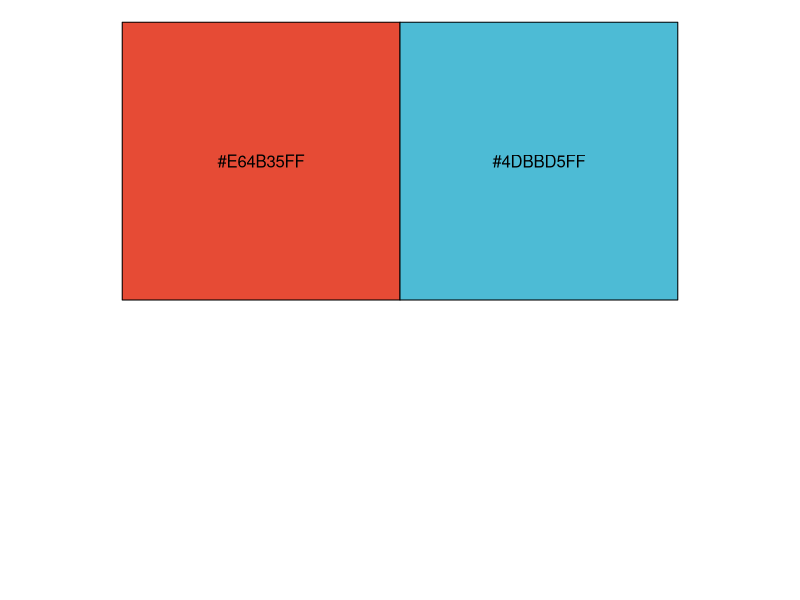
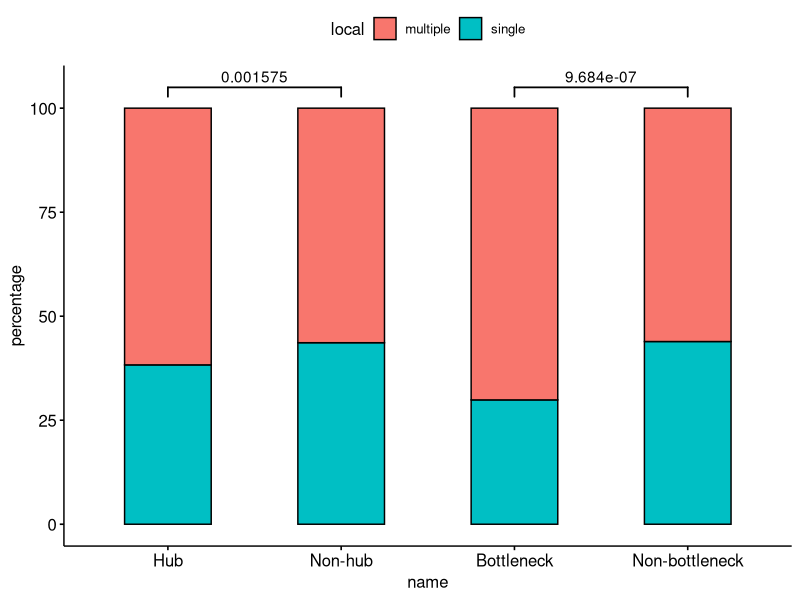
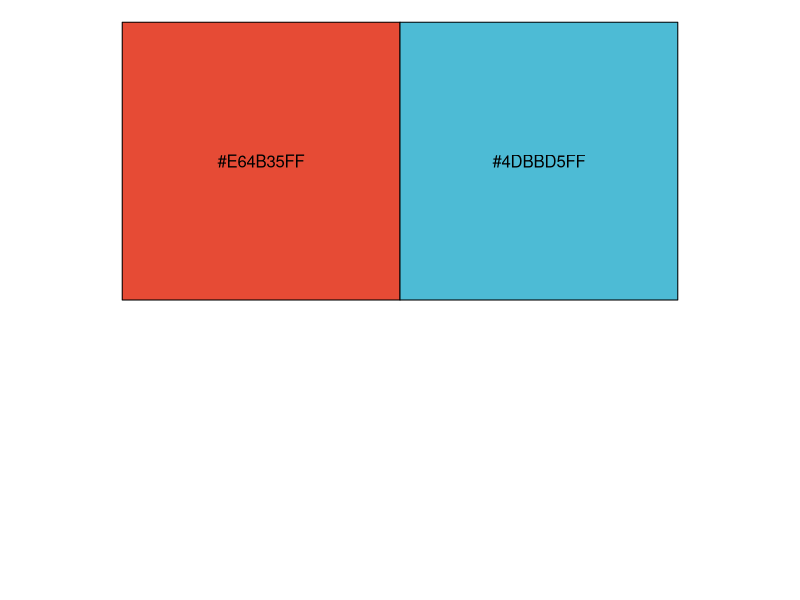
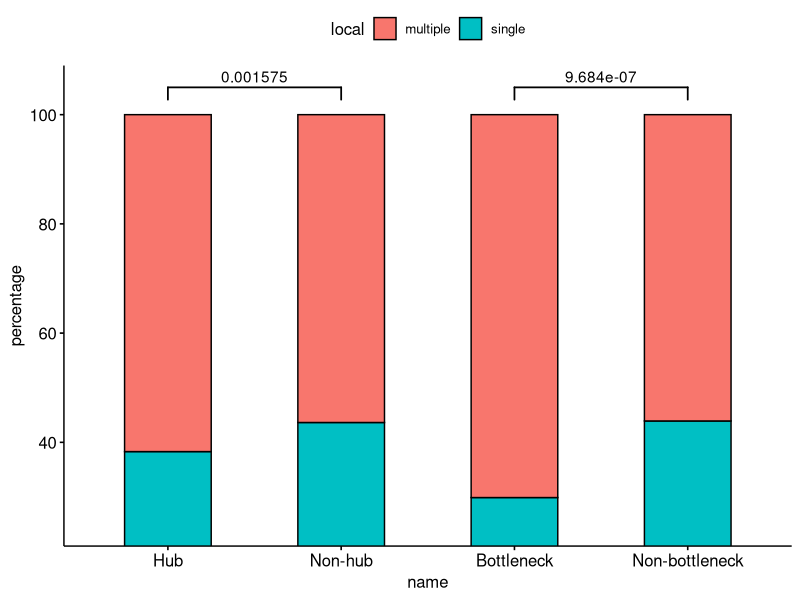

The R script that drew these images, in order:
##Comparison of localization tendencies of hubs and bottlenecks to non-hubs and non-bottlenecks, respectively
setwd("path/to/inputfolder")

library("readxl")
library(dplyr)
library("ggsci")
library("ggpubr")
library("scales")


#prepare the data /import
data_frame <- read_excel("file6.xlsx") #categorical localization classification for bottleneck and non-bottleneck proteins
data_frame2 <- read_excel("file7.xlsx") #categorical localization classification for hub and non-hub proteins
data_bar <- read_excel("file9.xlsx", row.names(1)) #exact numbers and percentages of single and multiple-localization in hubs, non-hubs, bottlenecks, non-bottlenecks
pvalue <- read_excel("file8.xlsx") #p-values obtained by Fisher's exact test for the comparison of hubs vs. non-hubs and bottlenecks vs. non-bottlenecks


#Stacked bar plot for proportion of multiple- and single-localized proteins in all four categories

data_bar$name <- factor(data_bar$name, levels =  c("Hub", "Non-hub", "Bottleneck", "Non-bottleneck"))

ggbarplot(data_bar, x = "name", y = "percentage", color = "black", width = 0.5,
                  fill = "local", palette = show_col(pal_npg("nrc")(2))) +
  stat_pvalue_manual(
    data = pvalue,  label = "p_value",
    xmin = "group1", xmax = "group2",
    y.position = "y_position", bracket.size = 0.6)

#Stacked bar plot with y-axis starting at 25

ggbarplot(data_bar, x = "name", y = "percentage", ylim = c(25,105), color = "black", width = 0.5,
          fill = "local", palette = show_col(pal_npg("nrc")(2))) +
  stat_pvalue_manual(
    data = pvalue,  label = "p_value",
    xmin = "group1", xmax = "group2",
    y.position = "y_position", bracket.size = 0.6)

#Fisher's exact test to compare hubs vs. non-hubs / bottlenecks vs non-bottlenecks having more multi-localizations than single (categorical)

table(data_frame$topology, data_frame$local)
fisher.test(data_frame$topology, data_frame$local, alternative = "greater")

table(data_frame2$topology, data_frame2$local)
fisher.test(data_frame2$topology, data_frame2$local, alternative = "greater")


  

